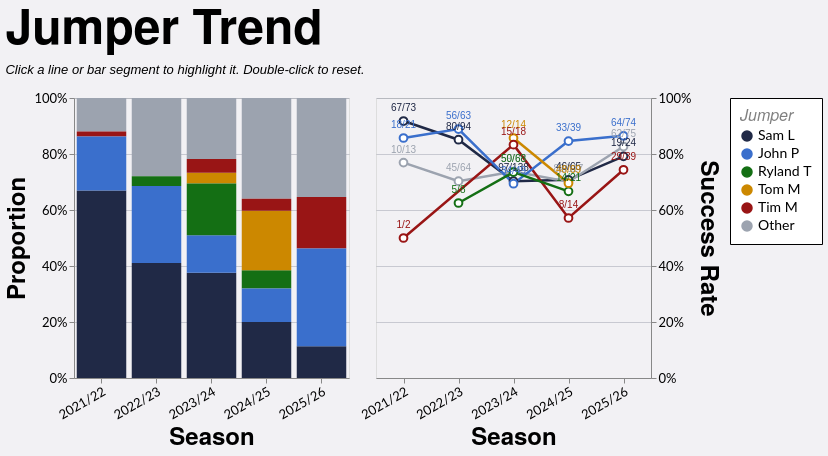

Here is the Vega-Lite specification saved for this chart:
### Vega-Lite specification from a JSON file in a GitHub repository (floating-point values rounded to 4 significant figures; data arrays with more than 128 entries replaced by an {"elided": "..."} marker saying what was removed)
{"config": {"axis": {"labelFont": "Lato, sans-serif", "titleFont": "PT Sans Narrow, Helvetica Neue, Helvetica, Arial, sans-serif", "labelFontSize": 13, "titleFontSize": 24, "gridColor": "#202947", "gridOpacity": 0.2}, "header": {"labelFont": "PT Sans Narrow, Helvetica Neue, Helvetica, Arial, sans-serif", "titleFont": "PT Sans Narrow, Helvetica Neue, Helvetica, Arial, sans-serif", "labelFontSize": 24, "titleFontSize": 28, "labelFontWeight": "bold", "orient": "left"}, "legend": {"labelFont": "Lato, sans-serif", "titleFont": "PT Sans Narrow, Helvetica Neue, Helvetica, Arial, sans-serif", "labelFontSize": 14, "titleFontSize": 16, "titlePadding": 5, "fillColor": "white", "strokeColor": "black", "padding": 10, "titleFontWeight": "lighter", "titleFontStyle": "italic", "titleColor": "gray", "offset": 10}, "title": {"font": "PT Sans Narrow, Helvetica Neue, Helvetica, Arial, sans-serif", "fontSize": 48, "fontWeight": "bold", "anchor": "start", "align": "center", "titlePadding": 20, "subtitlePadding": 10, "subtitleFontSize": 13, "subtitleColor": "", "subtitleFontStyle": "italic", "offset": 15, "color": "black"}, "axisX": {"labelAngle": 0}, "facet": {"title": null, "header": null, "align": {"row": "each", "column": "each"}}, "resolve": {"scale": {"y": "independent", "facet": "independent"}}, "background": "#f2f1f4", "scale": {"offsetBandPaddingOuter": 0.2, "offsetBandPaddingInner": 0.1}}, "hconcat": [{"mark": {"type": "bar", "opacity": 0.85}, "encoding": {"color": {"field": "jumper_tier", "scale": {"domain": ["Sam L", "John P", "Ryland T", "Tom M", "Tim M", "Other"], "range": ["#202946", "#3a6fcc", "#146f14", "#cc8800", "#991515", "#9ca3af"]}, "title": "Jumper", "type": "nominal"}, "opacity": {"condition": {"param": "param_6", "value": 1.0, "empty": true}, "value": 0.2}, "order": {"field": "tier_sort_order", "sort": "ascending", "type": "quantitative"}, "tooltip": [{"field": "season", "title": "Season", "type": "nominal"}, {"field": "jumper_tier_name", "title": "Jumper", "type": "nominal"}, {"field": "attempts", "format": ",.0f", "title": "Attempts", "type": "quantitative"}, {"field": "won", "format": ",.0f", "title": "Won", "type": "quantitative"}, {"field": "success_rate", "format": ".1%", "title": "Success Rate", "type": "quantitative"}], "x": {"axis": {"labelAngle": -30}, "field": "season", "sort": ["2021/22", "2022/23", "2023/24", "2024/25", "2025/26"], "title": "Season", "type": "nominal"}, "y": {"axis": {"format": "%", "orient": "left"}, "field": "attempts", "stack": "normalize", "title": "Proportion", "type": "quantitative"}}, "height": 280, "name": "view_6", "transform": [{"filter": "(loSquad == 'All' || datum.squad == loSquad) && (loGameType == 'All' || (loGameType == 'League + Cup' && (datum.game_type == 'League' || datum.game_type == 'Cup')) || (loGameType == 'League only' && datum.game_type == 'League') || datum.game_type == loGameType) && (loThrower == 'All' || datum.thrower == loThrower) && (loArea == 'All' || datum.area == loArea) && (loNumbers == 'All' || datum.numbers == loNumbers)"}, {"aggregate": [{"op": "count", "as": "attempts"}, {"op": "sum", "field": "won", "as": "won"}], "groupby": ["season", "jumper_tier", "jumper_tier_name"]}, {"joinaggregate": [{"op": "sum", "field": "attempts", "as": "season_attempts"}], "groupby": ["season"]}, {"calculate": "datum.attempts / datum.season_attempts", "as": "norm_count"}, {"calculate": "datum.won / datum.attempts", "as": "success_rate"}, {"calculate": "datum.won + '/' + datum.attempts", "as": "won_attempts_label"}, {"calculate": "datum.jumper_tier == 'Sam L' ? 0 : datum.jumper_tier == 'John P' ? 1 : datum.jumper_tier == 'Ryland T' ? 2 : datum.jumper_tier == 'Tom M' ? 3 : datum.jumper_tier == 'Tim M' ? 4 : 999", "as": "tier_sort_order"}], "width": {"step": 55}}, {"layer": [{"mark": {"type": "line", "point": {"fill": "white", "filled": false, "size": 60}, "strokeWidth": 2.5}, "encoding": {"color": {"field": "jumper_tier", "scale": {"domain": ["Sam L", "John P", "Ryland T", "Tom M", "Tim M", "Other"], "range": ["#202946", "#3a6fcc", "#146f14", "#cc8800", "#991515", "#9ca3af"]}, "title": "Jumper", "type": "nominal"}, "detail": {"field": "jumper_tier", "type": "nominal"}, "opacity": {"condition": {"param": "param_6", "value": 1.0, "empty": true}, "value": 0.2}, "tooltip": [{"field": "season", "title": "Season", "type": "nominal"}, {"field": "jumper_tier_name", "title": "Jumper", "type": "nominal"}, {"field": "attempts", "format": ",.0f", "title": "Attempts", "type": "quantitative"}, {"field": "won", "format": ",.0f", "title": "Won", "type": "quantitative"}, {"field": "success_rate", "format": ".1%", "title": "Success Rate", "type": "quantitative"}], "x": {"axis": {"labelAngle": -30}, "field": "season", "sort": ["2021/22", "2022/23", "2023/24", "2024/25", "2025/26"], "title": "Season", "type": "nominal"}, "y": {"axis": {"format": "%", "orient": "right"}, "field": "success_rate", "scale": {"domainMax": 1, "nice": true}, "title": "Success Rate", "type": "quantitative"}}, "name": "view_5", "transform": [{"filter": "(loSquad == 'All' || datum.squad == loSquad) && (loGameType == 'All' || (loGameType == 'League + Cup' && (datum.game_type == 'League' || datum.game_type == 'Cup')) || (loGameType == 'League only' && datum.game_type == 'League') || datum.game_type == loGameType) && (loThrower == 'All' || datum.thrower == loThrower) && (loArea == 'All' || datum.area == loArea) && (loNumbers == 'All' || datum.numbers == loNumbers)"}, {"aggregate": [{"op": "count", "as": "attempts"}, {"op": "sum", "field": "won", "as": "won"}], "groupby": ["season", "jumper_tier", "jumper_tier_name"]}, {"joinaggregate": [{"op": "sum", "field": "attempts", "as": "season_attempts"}], "groupby": ["season"]}, {"calculate": "datum.attempts / datum.season_attempts", "as": "norm_count"}, {"calculate": "datum.won / datum.attempts", "as": "success_rate"}, {"calculate": "datum.won + '/' + datum.attempts", "as": "won_attempts_label"}, {"calculate": "datum.jumper_tier == 'Sam L' ? 0 : datum.jumper_tier == 'John P' ? 1 : datum.jumper_tier == 'Ryland T' ? 2 : datum.jumper_tier == 'Tom M' ? 3 : datum.jumper_tier == 'Tim M' ? 4 : 999", "as": "tier_sort_order"}]}, {"mark": {"type": "text", "align": "center", "baseline": "bottom", "dy": -8, "fontSize": 10}, "encoding": {"color": {"field": "jumper_tier", "scale": {"domain": ["Sam L", "John P", "Ryland T", "Tom M", "Tim M", "Other"], "range": ["#202946", "#3a6fcc", "#146f14", "#cc8800", "#991515", "#9ca3af"]}, "title": "Jumper", "type": "nominal"}, "detail": {"field": "jumper_tier", "type": "nominal"}, "opacity": {"condition": {"param": "param_6", "value": 1.0, "empty": true}, "value": 0.2}, "text": {"field": "won_attempts_label", "type": "nominal"}, "x": {"axis": {"labelAngle": -30}, "field": "season", "sort": ["2021/22", "2022/23", "2023/24", "2024/25", "2025/26"], "title": "Season", "type": "nominal"}, "y": {"axis": {"format": "%", "orient": "right"}, "field": "success_rate", "scale": {"domainMax": 1, "nice": true}, "title": "Success Rate", "type": "quantitative"}}, "transform": [{"filter": "(loSquad == 'All' || datum.squad == loSquad) && (loGameType == 'All' || (loGameType == 'League + Cup' && (datum.game_type == 'League' || datum.game_type == 'Cup')) || (loGameType == 'League only' && datum.game_type == 'League') || datum.game_type == loGameType) && (loThrower == 'All' || datum.thrower == loThrower) && (loArea == 'All' || datum.area == loArea) && (loNumbers == 'All' || datum.numbers == loNumbers)"}, {"aggregate": [{"op": "count", "as": "attempts"}, {"op": "sum", "field": "won", "as": "won"}], "groupby": ["season", "jumper_tier", "jumper_tier_name"]}, {"joinaggregate": [{"op": "sum", "field": "attempts", "as": "season_attempts"}], "groupby": ["season"]}, {"calculate": "datum.attempts / datum.season_attempts", "as": "norm_count"}, {"calculate": "datum.won / datum.attempts", "as": "success_rate"}, {"calculate": "datum.won + '/' + datum.attempts", "as": "won_attempts_label"}, {"calculate": "datum.jumper_tier == 'Sam L' ? 0 : datum.jumper_tier == 'John P' ? 1 : datum.jumper_tier == 'Ryland T' ? 2 : datum.jumper_tier == 'Tom M' ? 3 : datum.jumper_tier == 'Tim M' ? 4 : 999", "as": "tier_sort_order"}]}], "height": 280, "width": {"step": 55}}], "data": {"name": "data-1fabf4b22c72ac8704f2e5e8910cbe7d"}, "params": [{"name": "loSquad", "value": "All"}, {"name": "loSeason", "value": "All"}, {"name": "loGameType", "value": "All"}, {"name": "loThrower", "value": "All"}, {"name": "loJumper", "value": "All"}, {"name": "loArea", "value": "All"}, {"name": "loNumbers", "value": "All"}, {"name": "param_6", "select": {"type": "point", "clear": "dblclick", "fields": ["jumper_tier"], "on": "click"}, "views": ["view_6", "view_5"]}], "resolve": {"scale": {"color": "shared"}}, "spacing": 8, "title": {"text": "Jumper Trend", "subtitle": "Click a line or bar segment to highlight it. Double-click to reset."}, "$schema": "https://vega.github.io/schema/vega-lite/v5.20.1.json", "datasets": {"data-1fabf4b22c72ac8704f2e5e8910cbe7d": {"elided": "1242 records"}}}
